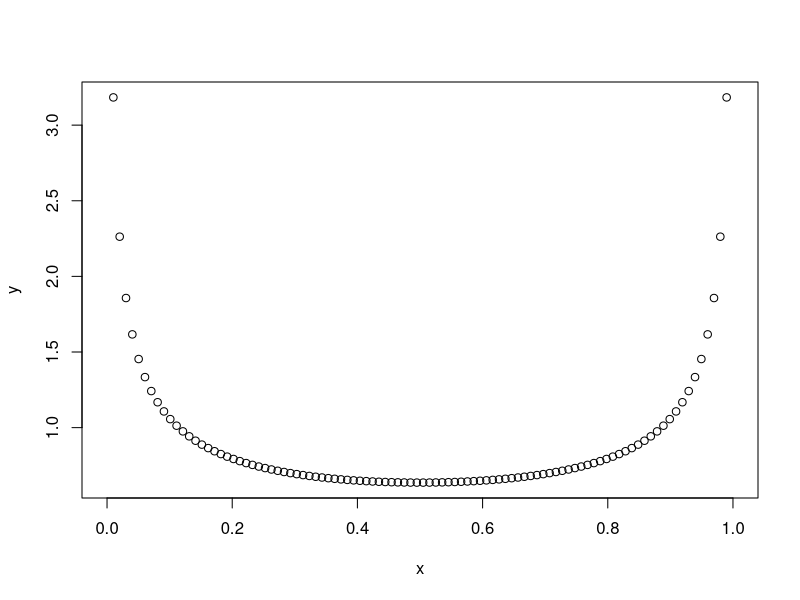

Here is the R script that generated this plot:
# Plot Normal, Bernoulli and Beta distributions for paper


x <- seq(0, 1, length = 100)

a <- c(0.5,5,1,2,2)
b <- c(0.5,1,3,2,5)
  
  
y <- dbeta(x, 0.5, 0.5)

for(i in 1:5){
  
  
}

plot(x,y)